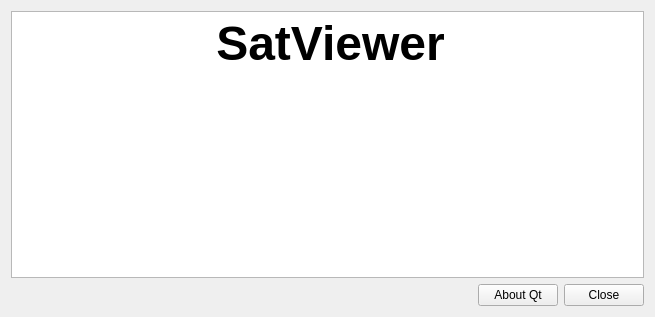
<?xml version="1.0" encoding="UTF-8"?>
<ui version="4.0">
 <class>SAboutForm</class>
 <widget class="QWidget" name="SAboutForm">
  <property name="geometry">
   <rect>
    <x>0</x>
    <y>0</y>
    <width>655</width>
    <height>317</height>
   </rect>
  </property>
  <property name="windowTitle">
   <string>About SatViewer</string>
  </property>
  <layout class="QVBoxLayout" name="verticalLayout">
   <item>
    <widget class="QTextEdit" name="textEdit">
     <property name="readOnly">
      <bool>true</bool>
     </property>
     <property name="html">
      <string>&lt;!DOCTYPE HTML PUBLIC &quot;-//W3C//DTD HTML 4.0//EN&quot; &quot;http://www.w3.org/TR/REC-html40/strict.dtd&quot;&gt;
&lt;html&gt;&lt;head&gt;&lt;meta name=&quot;qrichtext&quot; content=&quot;1&quot; /&gt;&lt;style type=&quot;text/css&quot;&gt;
p, li { white-space: pre-wrap; }
&lt;/style&gt;&lt;/head&gt;&lt;body style=&quot; font-family:'Ubuntu'; font-size:11pt; font-weight:400; font-style:normal;&quot;&gt;
&lt;p align=&quot;center&quot; style=&quot; margin-top:0px; margin-bottom:0px; margin-left:0px; margin-right:0px; -qt-block-indent:0; text-indent:0px;&quot;&gt;&lt;img src=&quot;:/options/satviewer.png&quot; /&gt;&lt;span style=&quot; font-family:'MS Shell Dlg 2'; font-size:8pt;&quot;&gt;  &lt;/span&gt;&lt;span style=&quot; font-family:'MS Shell Dlg 2'; font-size:36pt; font-weight:600;&quot;&gt;SatViewer&lt;/span&gt;&lt;/p&gt;
&lt;p style=&quot;-qt-paragraph-type:empty; margin-top:0px; margin-bottom:0px; margin-left:0px; margin-right:0px; -qt-block-indent:0; text-indent:0px; font-family:'MS Shell Dlg 2'; font-size:36pt; font-weight:600;&quot;&gt;&lt;br /&gt;&lt;/p&gt;&lt;/body&gt;&lt;/html&gt;</string>
     </property>
    </widget>
   </item>
   <item>
    <widget class="QWidget" name="widget" native="true">
     <layout class="QHBoxLayout" name="horizontalLayout">
      <property name="leftMargin">
       <number>0</number>
      </property>
      <property name="topMargin">
       <number>0</number>
      </property>
      <property name="rightMargin">
       <number>0</number>
      </property>
      <property name="bottomMargin">
       <number>0</number>
      </property>
      <item>
       <spacer name="horizontalSpacer">
        <property name="orientation">
         <enum>Qt::Horizontal</enum>
        </property>
        <property name="sizeHint" stdset="0">
         <size>
          <width>40</width>
          <height>20</height>
         </size>
        </property>
       </spacer>
      </item>
      <item>
       <widget class="QPushButton" name="pushButton_2">
        <property name="text">
         <string>About Qt</string>
        </property>
       </widget>
      </item>
      <item>
       <widget class="QPushButton" name="btnClose">
        <property name="text">
         <string>Close</string>
        </property>
       </widget>
      </item>
     </layout>
    </widget>
   </item>
  </layout>
 </widget>
 <tabstops>
  <tabstop>textEdit</tabstop>
  <tabstop>pushButton_2</tabstop>
  <tabstop>btnClose</tabstop>
 </tabstops>
 <resources>
  <include location="SatViewer.qrc"/>
 </resources>
 <connections>
  <connection>
   <sender>btnClose</sender>
   <signal>clicked()</signal>
   <receiver>SAboutForm</receiver>
   <slot>close()</slot>
   <hints>
    <hint type="sourcelabel">
     <x>361</x>
     <y>282</y>
    </hint>
    <hint type="destinationlabel">
     <x>427</x>
     <y>278</y>
    </hint>
   </hints>
  </connection>
 </connections>
</ui>
